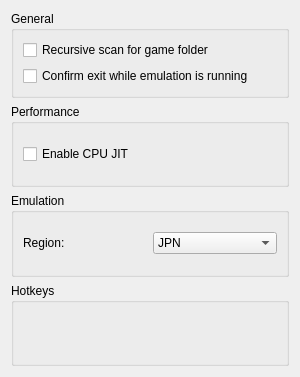
<?xml version="1.0" encoding="UTF-8"?>
<ui version="4.0">
 <class>ConfigureGeneral</class>
 <widget class="QWidget" name="ConfigureGeneral">
  <property name="geometry">
   <rect>
    <x>0</x>
    <y>0</y>
    <width>300</width>
    <height>377</height>
   </rect>
  </property>
  <property name="windowTitle">
   <string>Form</string>
  </property>
  <layout class="QHBoxLayout" name="horizontalLayout">
   <item>
    <layout class="QVBoxLayout" name="verticalLayout">
     <item>
      <widget class="QGroupBox" name="groupBox">
       <property name="title">
        <string>General</string>
       </property>
       <layout class="QHBoxLayout" name="horizontalLayout_3">
        <item>
         <layout class="QVBoxLayout" name="verticalLayout_2">
          <item>
           <widget class="QCheckBox" name="toggle_deepscan">
            <property name="text">
             <string>Recursive scan for game folder</string>
            </property>
           </widget>
          </item>
          <item>
           <widget class="QCheckBox" name="toggle_check_exit">
            <property name="text">
             <string>Confirm exit while emulation is running</string>
            </property>
           </widget>
          </item>
         </layout>
        </item>
       </layout>
      </widget>
     </item>
      <item>
        <widget class="QGroupBox" name="groupBox_2">
          <property name="title">
            <string>Performance</string>
          </property>
          <layout class="QHBoxLayout" name="horizontalLayout_7">
            <item>
              <layout class="QVBoxLayout" name="verticalLayout_5">
                <item>
                  <widget class="QCheckBox" name="toggle_cpu_jit">
                    <property name="text">
                      <string>Enable CPU JIT</string>
                    </property>
                  </widget>
                </item>
              </layout>
            </item>
          </layout>
        </widget>
      </item>
     <item>
      <widget class="QGroupBox" name="groupBox_4">
       <property name="title">
        <string>Emulation</string>
       </property>
       <layout class="QHBoxLayout" name="horizontalLayout_5">
        <item>
         <layout class="QVBoxLayout" name="verticalLayout_6">
          <item>
           <layout class="QHBoxLayout" name="horizontalLayout_6">
            <item>
             <widget class="QLabel" name="label">
              <property name="text">
               <string>Region:</string>
              </property>
             </widget>
            </item>
            <item>
             <widget class="QComboBox" name="region_combobox">
              <item>
               <property name="text">
                <string notr="true">JPN</string>
               </property>
              </item>
              <item>
               <property name="text">
                <string notr="true">USA</string>
               </property>
              </item>
              <item>
               <property name="text">
                <string notr="true">EUR</string>
               </property>
              </item>
              <item>
               <property name="text">
                <string notr="true">AUS</string>
               </property>
              </item>
              <item>
               <property name="text">
                <string notr="true">CHN</string>
               </property>
              </item>
              <item>
               <property name="text">
                <string notr="true">KOR</string>
               </property>
              </item>
              <item>
               <property name="text">
                <string notr="true">TWN</string>
               </property>
              </item>
             </widget>
            </item>
           </layout>
          </item>
         </layout>
        </item>
       </layout>
      </widget>
     </item>
     <item>
      <widget class="QGroupBox" name="groupBox_3">
       <property name="title">
        <string>Hotkeys</string>
       </property>
       <layout class="QHBoxLayout" name="horizontalLayout_4">
        <item>
         <layout class="QVBoxLayout" name="verticalLayout_4">
          <item>
           <widget class="GHotkeysDialog" name="widget" native="true"/>
          </item>
         </layout>
        </item>
       </layout>
      </widget>
     </item>
    </layout>
   </item>
  </layout>
 </widget>
 <customwidgets>
  <customwidget>
   <class>GHotkeysDialog</class>
   <extends>QWidget</extends>
   <header>hotkeys.h</header>
   <container>1</container>
  </customwidget>
 </customwidgets>
 <resources/>
 <connections/>
</ui>
